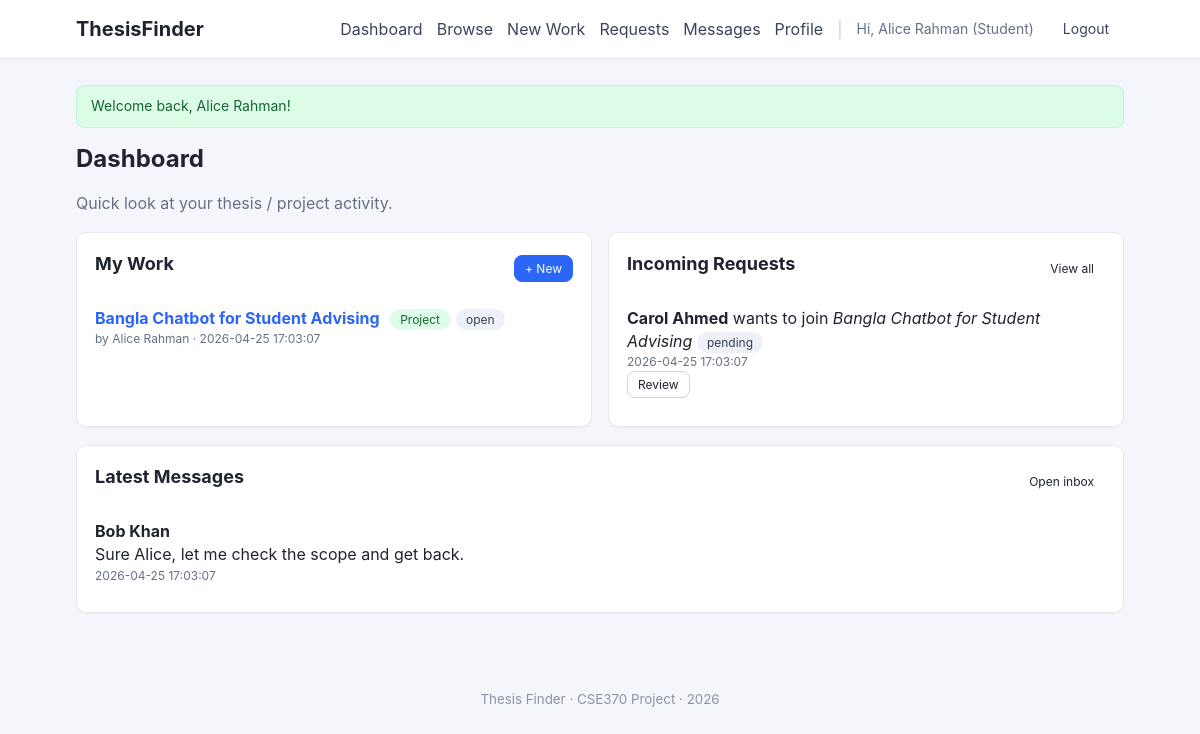
Screenshot of /dashboard.php (signed in) with the database file from the repository.
### tables this page shows
CREATE TABLE work (
    project_id    INT AUTO_INCREMENT PRIMARY KEY,
    title         VARCHAR(200) NOT NULL,
    description   TEXT,
    owner_id      INT NOT NULL,
    created_at    DATETIME NOT NULL DEFAULT CURRENT_TIMESTAMP,
    supervisor_id INT DEFAULT NULL,
    thesis_flag   TINYINT(1) NOT NULL DEFAULT 0,
    project_flag  TINYINT(1) NOT NULL DEFAULT 0,
    CONSTRAINT fk_work_owner      FOREIGN KEY (owner_id)      REFERENCES user(id)         ON DELETE CASCADE,
    CONSTRAINT fk_work_supervisor FOREIGN KEY (supervisor_id) REFERENCES teacher(user_id) ON DELETE SET NULL
);

CREATE TABLE user (
    id              INT AUTO_INCREMENT PRIMARY KEY,
    email           VARCHAR(120) NOT NULL UNIQUE,
    password        VARCHAR(255) NOT NULL,
    name            VARCHAR(120) NOT NULL,
    student_flag    TINYINT(1) NOT NULL DEFAULT 0,
    teacher_flag    TINYINT(1) NOT NULL DEFAULT 0,
    created_at      DATETIME NOT NULL DEFAULT CURRENT_TIMESTAMP
);

CREATE TABLE team_request (
    request_id    INT AUTO_INCREMENT PRIMARY KEY,
    project_id    INT NOT NULL,
    requester_id  INT NOT NULL,
    requested_at  DATETIME NOT NULL DEFAULT CURRENT_TIMESTAMP,
    CONSTRAINT fk_tr_work      FOREIGN KEY (project_id)   REFERENCES work(project_id) ON DELETE CASCADE,
    CONSTRAINT fk_tr_requester FOREIGN KEY (requester_id) REFERENCES user(id)         ON DELETE CASCADE
);

CREATE TABLE message (
    message_id  INT AUTO_INCREMENT PRIMARY KEY,
    sender_id   INT NOT NULL,
    receiver_id INT NOT NULL,
    body        TEXT NOT NULL,
    sent_at     DATETIME NOT NULL DEFAULT CURRENT_TIMESTAMP,
    CONSTRAINT fk_msg_sender   FOREIGN KEY (sender_id)   REFERENCES user(id) ON DELETE CASCADE,
    CONSTRAINT fk_msg_receiver FOREIGN KEY (receiver_id) REFERENCES user(id) ON DELETE CASCADE
);

### includes/auth.php (called while the page is built, shortened)
<?php
function url(string $path): string {
    return BASE_URL . $path;
}
function is_logged_in(): bool {
    return isset($_SESSION['user_id']);
}
function current_user_id(): ?int {
    return $_SESSION['user_id'] ?? null;
}
function current_user_name(): ?string {
    return $_SESSION['user_name'] ?? null;
}
function is_student(): bool {
    return !empty($_SESSION['student_flag']);
}
function is_teacher(): bool {
    return !empty($_SESSION['teacher_flag']);
}
function flash(string $key, ?string $msg = null) {
    if ($msg === null) {
        $v = $_SESSION['flash'][$key] ?? null;
        return $v;
    }
}
function h(?string $s): string {
    return htmlspecialchars((string)$s, ENT_QUOTES | ENT_SUBSTITUTE, 'UTF-8');
}

### dashboard.php (the view, shortened to what this page needs)
<?php
require_once __DIR__ . '/config/db.php';
require_once __DIR__ . '/includes/auth.php';
$uid = current_user_id();
$mine = $conn->prepare("
    SELECT w.project_id, w.title, w.thesis_flag, w.project_flag, w.created_at,
           u.name AS owner_name,
           (SELECT project_status FROM project_status WHERE project_id = w.project_id ORDER BY project_status LIMIT 1) AS status
    FROM work w
    JOIN user u ON u.id = w.owner_id
    WHERE w.owner_id = ?
       OR w.supervisor_id = ?
       OR EXISTS (SELECT 1 FROM student_join_project sjp WHERE sjp.project_id = w.project_id AND sjp.id = ?)
    ORDER BY w.created_at DESC
    LIMIT 10
");
$mine->bind_param('iii', $uid, $uid, $uid);
$mine->execute();
$myWorks = $mine->get_result()->fetch_all(MYSQLI_ASSOC);
$inc = $conn->prepare("
    SELECT tr.request_id, tr.requested_at, w.title, u.name AS requester_name,
           (SELECT team_request_status FROM team_request_status WHERE request_id = tr.request_id ORDER BY team_request_status LIMIT 1) AS status
    FROM team_request tr
    JOIN work w ON w.project_id = tr.project_id
    JOIN user u ON u.id = tr.requester_id
    WHERE w.owner_id = ?
    ORDER BY tr.requested_at DESC
    LIMIT 5
");
$inc->bind_param('i', $uid);
$inc->execute();
$incoming = $inc->get_result()->fetch_all(MYSQLI_ASSOC);
$msg = $conn->prepare("
    SELECT m.message_id, m.body, m.sent_at, u.name AS sender_name
    FROM message m
    JOIN user u ON u.id = m.sender_id
    WHERE m.receiver_id = ?
    ORDER BY m.sent_at DESC
    LIMIT 5
");
$msg->bind_param('i', $uid);
$msg->execute();
$latestMsgs = $msg->get_result()->fetch_all(MYSQLI_ASSOC);
require __DIR__ . '/includes/header.php';
?>
<h1>Dashboard</h1>
<p class="muted">Quick look at your thesis / project activity.</p>
<div class="grid-2">
    <section class="card">
        <div class="card-head">
            <h2>My Work</h2>
            <a class="btn btn-primary btn-sm" href="<?= url('/projects/create.php') ?>">+ New</a>
        </div>
        <?php if (!$myWorks): ?>
            <p class="muted">You haven't created or joined any work yet. <a href="<?= url('/projects/index.php') ?>">Browse work</a>.</p>
        <?php else: ?>
            <ul class="list">
                <?php foreach ($myWorks as $w): ?>
                    <li>
                        <a href="<?= url('/projects/view.php') ?>?id=<?= (int)$w['project_id'] ?>"><strong><?= h($w['title']) ?></strong></a>
                        <span class="tags">
                            <?php if ($w['project_flag']): ?><span class="tag tag-project">Project</span><?php endif; ?>
                            <?php if ($w['status']): ?><span class="tag"><?= h($w['status']) ?></span><?php endif; ?>
                        </span>
                        <div class="muted small">by <?= h($w['owner_name']) ?> &middot; <?= h($w['created_at']) ?></div>
                    </li>
                <?php endforeach; ?>
            </ul>
        <?php endif; ?>
    </section>
    <section class="card">
        <div class="card-head">
            <h2>Incoming Requests</h2>
            <a class="btn btn-ghost btn-sm" href="<?= url('/requests/index.php') ?>">View all</a>
        </div>
        <?php if (!$incoming): ?>
            <p class="muted">No team requests right now.</p>
        <?php else: ?>
            <ul class="list">
                <?php foreach ($incoming as $r): ?>
                    <li>
                        <strong><?= h($r['requester_name']) ?></strong> wants to join
                        <em><?= h($r['title']) ?></em>
                        <span class="tag"><?= h($r['status'] ?? 'pending') ?></span>
                        <div class="muted small"><?= h($r['requested_at']) ?></div>
                        <a class="btn btn-sm" href="<?= url('/requests/index.php') ?>#req-<?= (int)$r['request_id'] ?>">Review</a>
                    </li>
                <?php endforeach; ?>
            </ul>
        <?php endif; ?>
    </section>
</div>
<section class="card">
    <div class="card-head">
        <h2>Latest Messages</h2>
        <a class="btn btn-ghost btn-sm" href="<?= url('/messages/index.php') ?>">Open inbox</a>
    </div>
    <?php if (!$latestMsgs): ?>
        <p class="muted">No messages yet.</p>
    <?php else: ?>
        <ul class="list">
            <?php foreach ($latestMsgs as $m): ?>
                <li>
                    <strong><?= h($m['sender_name']) ?></strong>
                    <div><?= h(mb_strimwidth($m['body'], 0, 140, '...')) ?></div>
                    <div class="muted small"><?= h($m['sent_at']) ?></div>
                </li>
            <?php endforeach; ?>
        </ul>
    <?php endif; ?>
</section>
<?php require __DIR__ . '/includes/footer.php'; ?>

### includes/header.php (shortened to what this page needs)
<?php
require_once __DIR__ . '/auth.php';
?>
<!DOCTYPE html>
<html lang="en">
<head>
    <link rel="stylesheet" href="<?= url('/assets/css/style.css') ?>">
</head>
<body>
<header class="topbar">
    <div class="container topbar-inner">
        <a class="brand" href="<?= url('/index.php') ?>">ThesisFinder</a>
        <nav class="nav">
            <?php if (is_logged_in()): ?>
                <a href="<?= url('/dashboard.php') ?>">Dashboard</a>
                <a href="<?= url('/projects/index.php') ?>">Browse</a>
                <a href="<?= url('/projects/create.php') ?>">New Work</a>
                <a href="<?= url('/requests/index.php') ?>">Requests</a>
                <a href="<?= url('/messages/index.php') ?>">Messages</a>
                <a href="<?= url('/profile/index.php') ?>">Profile</a>
                <span class="sep">|</span>
                <span class="who">Hi, <?= h(current_user_name()) ?><?php
                    if (is_teacher()) echo ' (Teacher)';
                    elseif (is_student()) echo ' (Student)';
                ?></span>
                <a class="btn btn-ghost" href="<?= url('/auth/logout.php') ?>">Logout</a>
            <?php else: ?>
                <a href="<?= url('/auth/login.php') ?>">Login</a>
                <a class="btn btn-primary" href="<?= url('/auth/register.php') ?>">Register</a>
            <?php endif; ?>
        </nav>
    </div>
</header>
<main class="container">
<?php
$succ = flash('success');
if ($succ): ?><div class="alert alert-success"><?= h($succ) ?></div><?php endif;
if ($err):  ?><div class="alert alert-error"><?= h($err)  ?></div><?php endif; ?>

### includes/footer.php
</main>
<footer class="footer">
    <div class="container">
        <small>Thesis Finder &middot; CSE370 Project &middot; <?= date('Y') ?></small>
    </div>
</footer>
</body>
</html>

### assets/css/style.css (style rules this page uses)
* { box-sizing: border-box; }
html, body { margin: 0; padding: 0; }
body { font-family: -apple-system, BlinkMacSystemFont, "Segoe UI", Roboto, Helvetica, Arial, sans-serif; background: #f4f6fb; color: #1f2430; line-height: 1.45; }
a { color: #2b66f6; text-decoration: none; }
.container { max-width: 1080px; margin: 0 auto; padding: 16px; }
.topbar { background: #ffffff; border-bottom: 1px solid #e5e8f0; position: sticky; top: 0; z-index: 10; }
.topbar-inner { display: flex; align-items: center; justify-content: space-between; padding: 10px 16px; }
.brand { font-weight: 700; font-size: 20px; color: #1f2430; }
.nav { display: flex; gap: 14px; align-items: center; flex-wrap: wrap; }
.nav a { color: #3b4458; }
.nav .sep { color: #c6ccd8; }
.nav .who { color: #667085; font-size: 14px; }
.footer { padding: 24px 0; color: #8a93a6; text-align: center; }
.card { background: #fff; border: 1px solid #e5e8f0; border-radius: 10px; padding: 18px; margin-bottom: 18px; box-shadow: 0 1px 2px rgba(15,23,42,.04); }
.card-head { display: flex; align-items: center; justify-content: space-between; margin-bottom: 10px; }
h1 { font-size: 24px; margin: 14px 0 6px; }
h2 { font-size: 18px; margin: 0 0 10px; }
.btn { display: inline-block; padding: 8px 14px; border: 1px solid #d0d5dd; background: #fff; color: #1f2430; border-radius: 8px; cursor: pointer; font-size: 14px; text-decoration: none; transition: background .15s, border-color .15s; }
.btn-primary { background: #2b66f6; border-color: #2b66f6; color: #fff; }
.btn-ghost { background: transparent; border-color: transparent; }
.btn-sm { padding: 4px 10px; font-size: 12px; }
.alert { padding: 10px 14px; border-radius: 8px; margin: 10px 0; font-size: 14px; }
.alert-success { background: #dcfce7; color: #166534; border: 1px solid #bbf7d0; }
.list { list-style: none; margin: 0; padding: 0; }
.list > li { padding: 10px 0; border-bottom: 1px solid #eef1f7; }
.list > li:last-child { border-bottom: none; }
.muted { color: #667085; }
.small { font-size: 12px; }
.tags { display: inline-flex; gap: 6px; flex-wrap: wrap; margin-left: 6px; }
.tag { display: inline-block; padding: 2px 10px; font-size: 12px; background: #eef1f7; color: #344054; border-radius: 999px; }
.tag-project { background: #dcfce7; color: #166534; }
.grid-2 { display: grid; grid-template-columns: repeat(auto-fit, minmax(320px, 1fr)); gap: 16px; }

### rows the page displays
work: title "Bangla Chatbot for Student Advising", project_flag "Project", status "open", owner.name "Alice Rahman", created_at "2026-04-25 17:03:07"
team_request: requester.name "Carol Ahmed", project.title "Bangla Chatbot for Student Advising", status "pending", requested_at "2026-04-25 17:03:07"
message: sender.name "Bob Khan", body "Sure Alice, let me check the scope and get back.", sent_at "2026-04-25 17:03:07"

### other values shown
current_user_name() "Alice Rahman"
$succ "Welcome back, Alice Rahman!"
